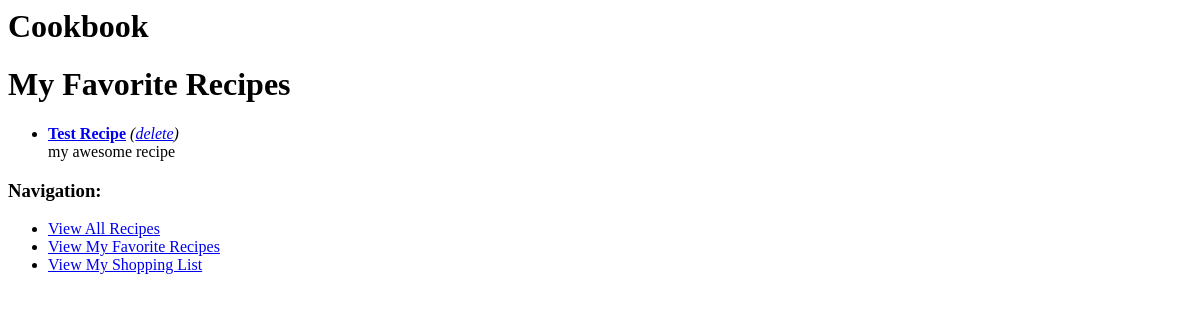
/recipes/favorites/ (signed in), run on an earlier commit of the app's database.
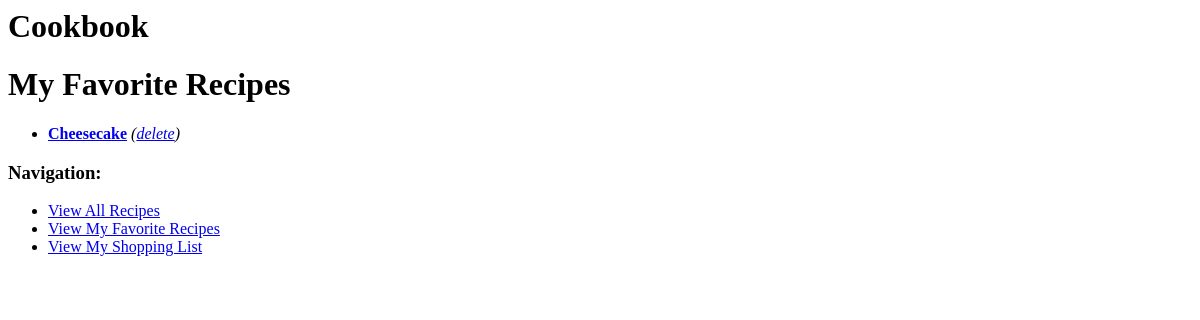
And on a later commit of the database.
### cookbook/models.py (models this page shows, shortened)
class Recipe(models.Model):
    title = models.CharField(max_length=200)
    description = models.TextField(null=True, blank=True)
    slug = models.SlugField()
    favorite_by = models.ManyToManyField(User, blank=True)

### cookbook/views.py (the view)
# urls.py: url(r'^recipes/favorites/$', 'cookbook.views.favorites'),
def favorites(request):
    favorites = Recipe.objects.filter(favorite_by=request.user)
    return render_to_response('recipes/favorites.html', {'favorites': favorites})

### templates/recipes/favorites.html
{% extends "base.html" %}
{% block main_content %}
<h1>My Favorite Recipes</h1>
{% if favorites|length > 0 %}
<ul>
  {% for f in favorites %}
  <li><strong><a href="/recipes/{{ f.slug }}/" title="{{ f.title }}">{{ f.title }}</a></strong> <em>(<a href="/recipes/{{ f.slug }}/delete-favorite/">delete</a>)</em>{% if f.description %}<br>
{{ f.description }}{% endif %}</li>
  {% endfor %}
</ul>
{% else %}
<p>You have no favorie recipes selected.</p>
{% endif %}
{% endblock %}

What changed in the data, as far as the page shows it:
changed Recipe: title "Test Recipe" → "Cheesecake"; description "my awesome recipe" → (not shown)
